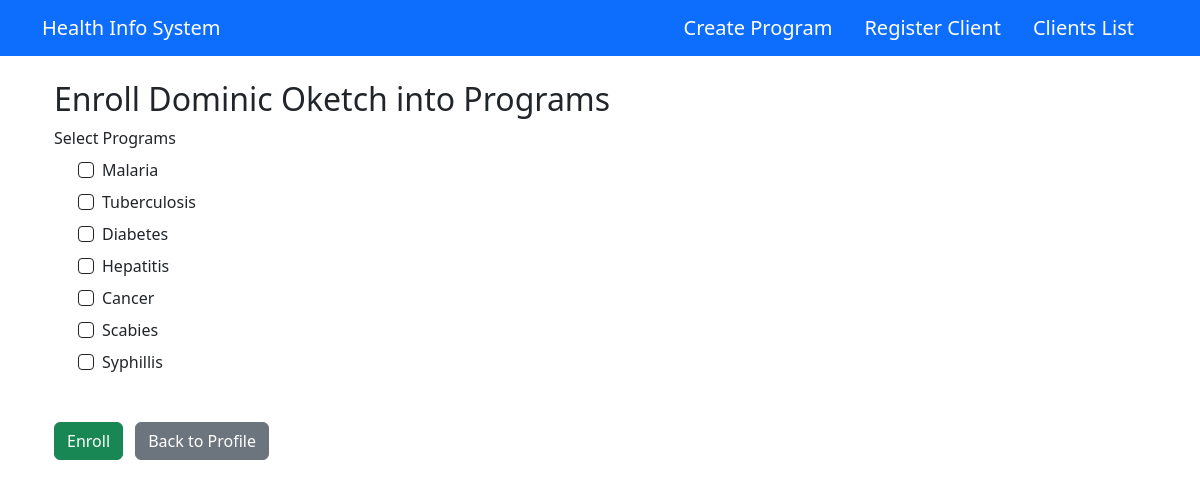
Screenshot of /clients/4/enroll/ with the database file from the repository.
### healthIS/models.py (models this page shows, shortened)
class Client(models.Model):
    GENDER_CHOICES = [
        ('Male', 'Male'),
        ('Female', 'Female'),
        ('Other', 'Other')
    ]
    first_name = models.CharField(max_length=100)
    last_name = models.CharField(max_length=100)
    dob = models.DateField()
    email = models.EmailField(unique=True)
    gender = models.CharField(max_length=10, choices=GENDER_CHOICES)
    contact_info = models.CharField(max_length=255)
    date_registered = models.DateTimeField(auto_now_add=True)

class HealthProgram(models.Model):
    name = models.CharField(max_length=100, unique=True)
    description = models.TextField(blank=True)
    date_created = models.DateTimeField(auto_now_add=True)

### healthIS/views.py (the view)
# urls.py: path('clients/<int:client_id>/enroll/', views.enroll_client, name='enroll_client'),
def enroll_client(request, client_id):
    client = get_object_or_404(Client, id=client_id)
    programs = HealthProgram.objects.all()
    if request.method == 'POST':
        program_ids = request.POST.getlist('programs')
        for pid in program_ids:
            program = HealthProgram.objects.get(id=pid)
            Enrollment.objects.get_or_create(client=client, program=program)
        return redirect('client-profile', client_id=client.id)
    return render(request, 'healthIS/enroll_client.html', {'client': client, 'programs': programs})

### healthIS/templates/healthIS/enroll_client.html (shortened to what this page needs)
{% extends 'healthIS/base.html' %}
{% block content %}
<div class="container mt-4">
    <h2>Enroll {{ client.first_name }} {{ client.last_name }} into Programs</h2>
    <form method="post">
        <div class="mb-3">
            <label class="form-label">Select Programs</label>
            <div class="form-check">
                {% for program in programs %}
                    <div class="form-check mb-2">
                        <input
                            class="form-check-input border border-dark"
                            type="checkbox"
                            name="programs"
                            value="{{ program.id }}"
                            id="program{{ program.id }}"
                        >
                        <label class="form-check-label" for="program{{ program.id }}">
                            {{ program.name }}
                        </label>
                    </div>
                {% endfor %}
            </div>
        </div>
        <div class="mt-5">
            <button type="submit" class="btn btn-success">Enroll</button>
            <a href="{% url 'client-profile' client.id %}" class="btn btn-secondary ms-2">Back to Profile</a>
        </div>
    </form>
</div>
{% endblock %}

### rows the page displays
Client: first_name "Dominic", last_name "Oketch"
HealthProgram: name "Malaria"
HealthProgram: name "Tuberculosis"
HealthProgram: name "Diabetes"
HealthProgram: name "Hepatitis"
HealthProgram: name "Cancer"
HealthProgram: name "Scabies"
HealthProgram: name "Syphillis"
